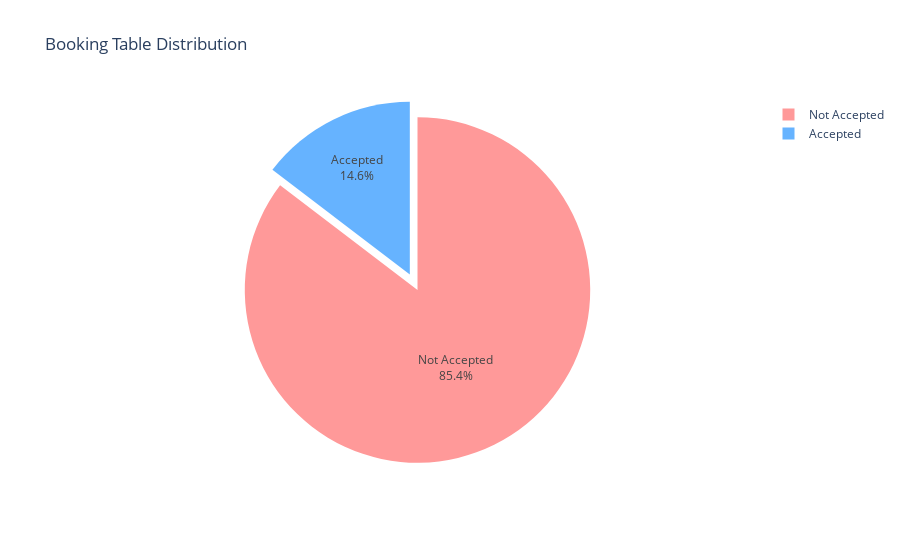

Notebook code cell kept with this figure:
### Markdown cell above
#### Restaurants who provide table booking

### Code cell
# Count the values
x = df['book_table'].value_counts()

# Create the pie chart with custom colors
fig = px.pie(
    names=['Not Accepted', 'Accepted'],  # Labels
    values=x,  # Values
    title="Booking Table Distribution",  # Title
    color_discrete_sequence=['#FF9999', '#66B3FF']  # Custom color palette
)

# Update the layout for label visibility and explode effect
fig.update_traces(
    textinfo='percent+label',  # Show percentage and labels
    pull=[0, 0.1]  # Explode the 'book' slice
)

# Show the chart
fig.show()

### Figure 1 — Plotly figure (JSON) as saved in the notebook; plotly's stock layout.template omitted (floating-point values rounded to 4 significant figures)
{"data": [{"domain": {"x": [0, 1], "y": [0, 1]}, "hovertemplate": "label=%{label}<br>value=%{value}<extra></extra>", "labels": ["Not Accepted", "Accepted"], "legendgroup": "", "name": "", "pull": [0, 0.1], "showlegend": true, "textinfo": "percent+label", "type": "pie", "values": [37509, 6433]}], "layout": {"legend": {"tracegroupgap": 0}, "piecolorway": ["#FF9999", "#66B3FF"], "title": {"text": "Booking Table Distribution"}}}
